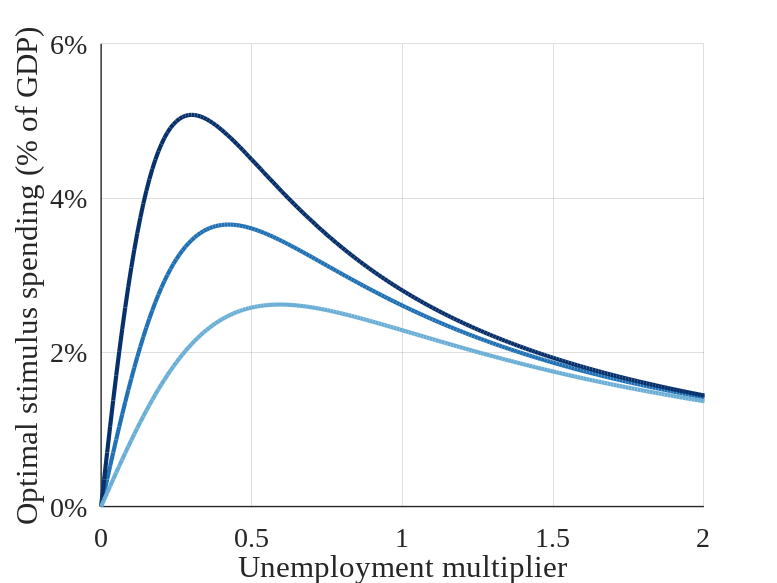
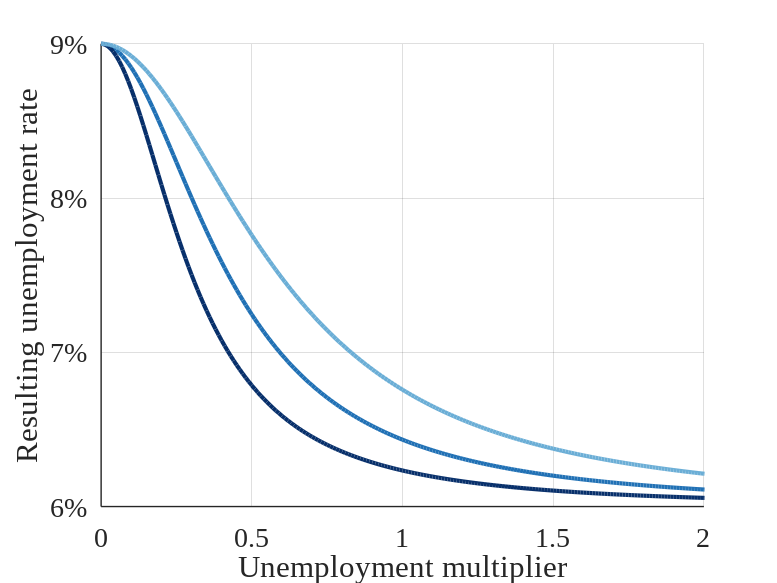

Write MATLAB code to recreate these figures, in order.
%=================================================================
% produces figure 3
%=================================================================

close all;clear;

%--------------  calibration of formulas (23) and (24) <> see section 4  -----------

eta=0.6;
gy=@(gc)gc./(1+gc);
gystar=0.165;
gcstar=gystar./(1-gystar);
ustar=0.06;
u0=0.09;
tau0=0.017;
coeff=gystar.*eta./(1-eta).*tau0./u0;
M=[0:0.01:3]; % range of unemployment multipliers
m=M.*(1-u0)./(1-coeff.*M);
z1=(1-gystar).*gystar./ustar;
z0=1./((1-eta).*(1-ustar)^2);
du=(u0-ustar)./ustar;

%-------------- computes stimulus spending and unemployment rate from formulas (23) and (24)  -----------
% stimulus spending and unemployment rate with epsilon = 1, for a range of unemployment multipliers

epsilon=1;
dgc=epsilon.*z0.*m./(1+z1.*z0.*epsilon.*m.^2).*du; %formula (23)
gc=gcstar.*(1+dgc);
gy1=gy(gc);
u1=ustar+du.*ustar./(1+z1.*z0.*epsilon.*m.^2); %formula (24)

% stimulus spending and unemployment rate with epsilon = 2, for a range of unemployment multipliers

epsilon=2;
dgc=epsilon.*z0.*m./(1+z1.*z0.*epsilon.*m.^2).*du; %formula (23)
gc=gcstar.*(1+dgc);
gy2=gy(gc);
u2=ustar+du.*ustar./(1+z1.*z0.*epsilon.*m.^2); %formula (24)

% stimulus spending and unemployment rate with epsilon = 0.5, for a range of unemployment multipliers

epsilon=0.5;
dgc=epsilon.*z0.*m./(1+z1.*z0.*epsilon.*m.^2).*du; %formula (23)
gc=gcstar.*(1+dgc);
gy05=gy(gc);
u05=ustar+du.*ustar./(1+z1.*z0.*epsilon.*m.^2); %formula (24)

%-------------- plots figure 3   -----------
% formatting

set(groot,'DefaultFigureUnits', 'inches')
set(groot,'DefaultFigurePosition', [0,0,7.7778,5.8333]);
set(groot,'DefaultFigurePaperPosition', [0, 0, 7.7779,5.8334]);
set(groot,'DefaultFigurePaperSize', [7.7779,5.8334]);
set(groot,'DefaultAxesFontName', 'Times New Roman')
set(groot,'DefaultAxesFontSize', 20)
set(groot,'DefaultLineLineWidth', 3)
set(groot,'DefaultAxesLineWidth', 1)
set(groot,'DefaultAxesYGrid','on')
set(groot,'DefaultAxesXGrid','on')
set(groot,'DefaultAxesTickLength',[0 0])
co = [33,113,181
			8,48,107
			107,174,214];
co = co./255;
set(groot,'DefaultAxesColorOrder',co)

% figure 3A : optimal stimulus spending

y1=(gy1-gystar).*100;
y2=(gy2-gystar).*100;
y3=(gy05-gystar).*100;

figure(1)
clf
hold on
plot(M,y1,'-','Color',co(1,:))
plot(M,y2,'-','Color',co(2,:))
plot(M,y3,'-','Color',co(3,:))
set(gca,'YLim',[0,6],'YTick',[0:2:6],'YTickLabel',['0%';'2%';'4%';'6%'])
set(gca,'XLim',[0,2],'XTick',[0:0.5:2])
xlabel('Unemployment multiplier')
ylabel('Optimal stimulus spending (% of GDP)')
print('-dpdf',['figure3A.pdf'])

%figure 3B: unemployment rate

y1=u1.*100;
y2=u2.*100;
y3=u05.*100;

figure(2)
clf
hold on
plot(M,y1,'-','Color',co(1,:))
plot(M,y2,'-','Color',co(2,:))
plot(M,y3,'-','Color',co(3,:))
set(gca,'YLim',[6,9],'YTick',[6:1:9],'YTickLabel',['6%';'7%';'8%';'9%'])
set(gca,'XLim',[0,2],'XTick',[0:0.5:2])
xlabel('Unemployment multiplier')
ylabel('Resulting unemployment rate')
print('-dpdf',['figure3B.pdf'])

